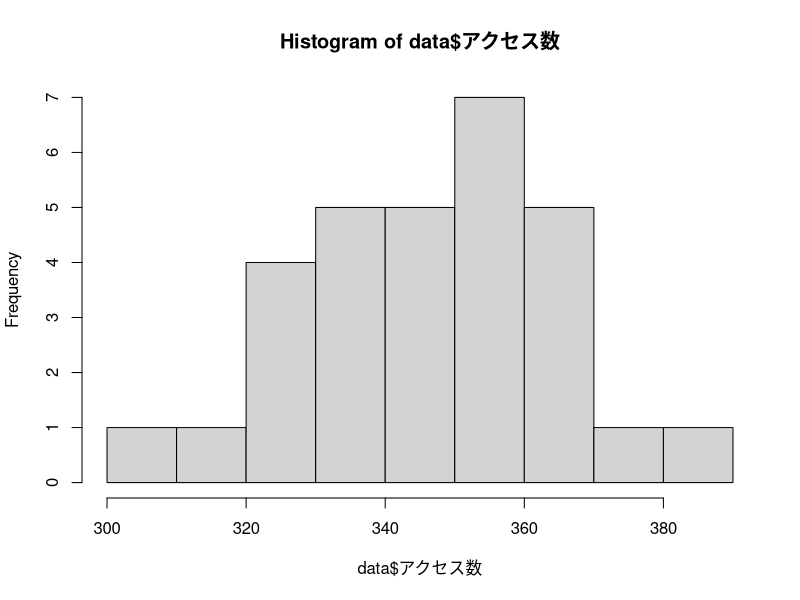
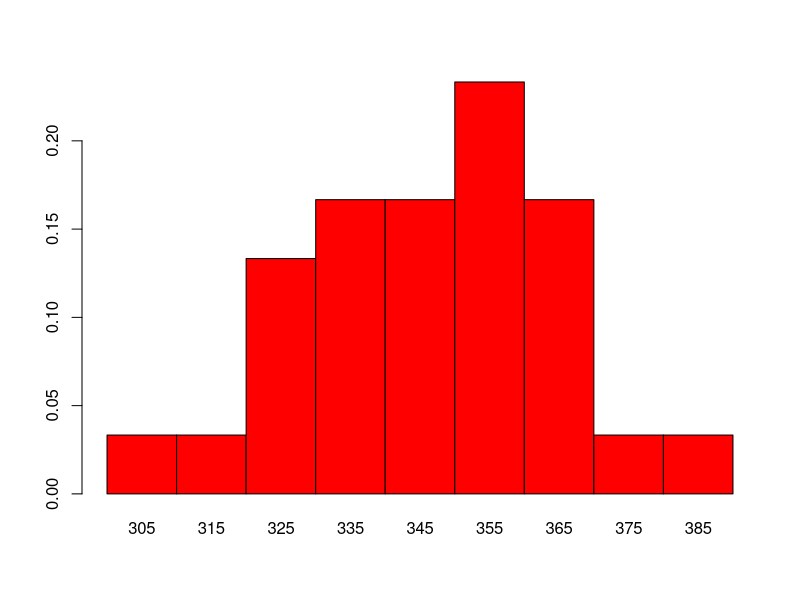

Reproduce these figures in R, in order.
# access.csvをデータフレームとしてdataに代入
data <- read.csv("access.csv", encoding="UTF-8")
# ヒストグラムを作成し、hist()の戻り値をhstに代入
hst <- hist(data$アクセス数)

# 度数分布表を作成
freq <- data.frame(
                   "階級値"=hst$mids, # 階級値の列
                   "度数"=hst$counts  # 度数の列
                   )

# 相対度数を求める
rela_freq <- hst$counts / length(data$アクセス数)

# 累積相対度数を求める
cumu_freq <- cumsum(rela_freq)
# 相対度数分布表を作成
freqtable <- data.frame(
  freq,                     # 度数分布表
  "相対度数"=rela_freq,     # 階級ごとの相対度数
  "累積相対度数"=cumu_freq  # 階級ごとの累積相対度数
)

# 相対度数の棒グラフを作成
barplot(
  freqtable$相対度数,          # freqtableの$相対度数の列をグラフにする
  names.arg = freqtable$階級値,# グラフの横軸に階級値を表示
  col = "RED",                 # 棒の色を赤にする
  border = TRUE,               # 棒の境界線を表示
  space = 0                    # 棒と棒の間のスペースを0にする
)
